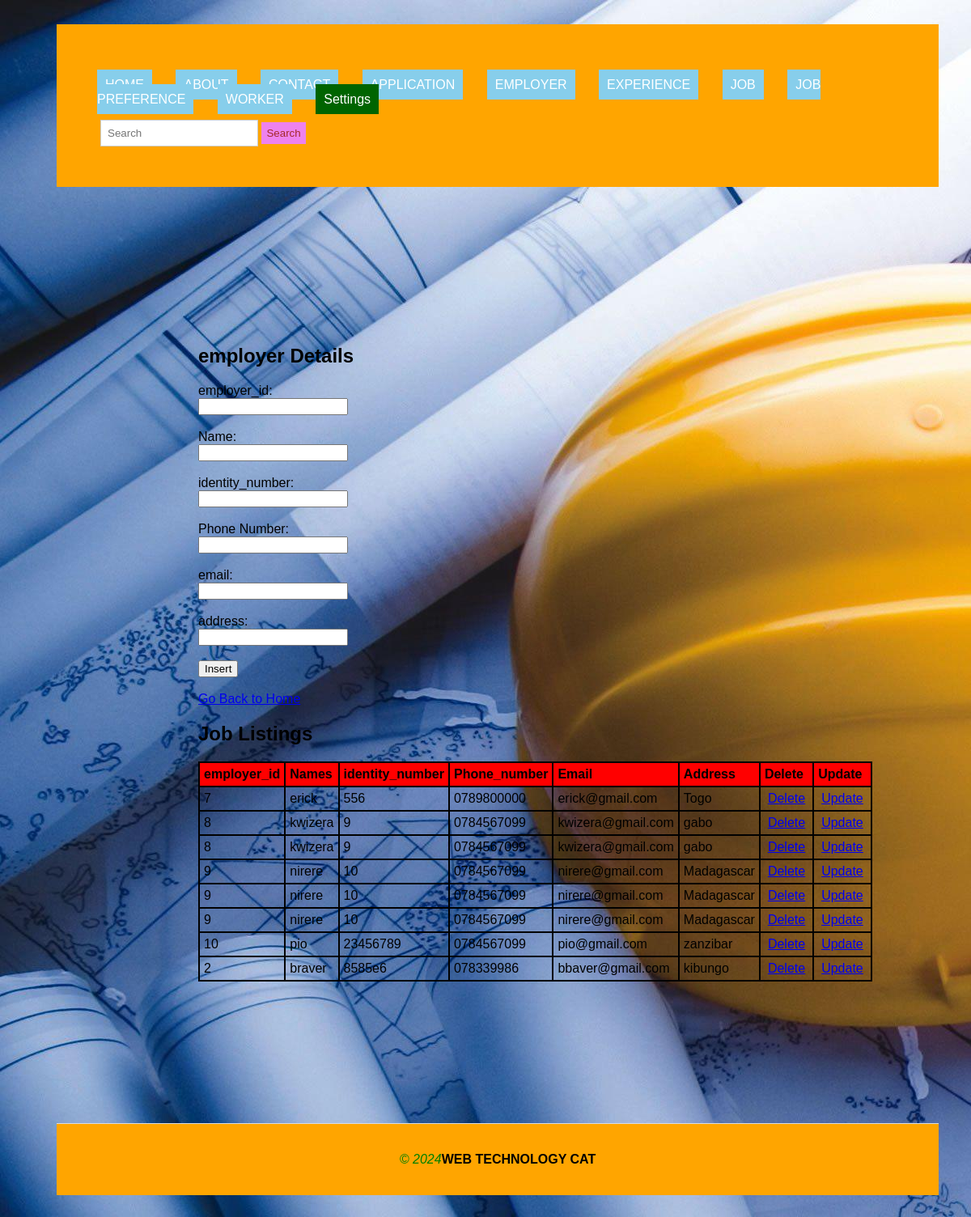
Screenshot of /ishimwe/employer.php with the database file from the repository.
### tables this page shows
CREATE TABLE `employer` (
  `employer_id` int(11) NOT NULL,
  `Names` varchar(255) DEFAULT NULL,
  `identity_number` varchar(255) DEFAULT NULL,
  `phone_number` varchar(255) DEFAULT NULL,
  `email` varchar(255) DEFAULT NULL,
  `address` varchar(255) DEFAULT NULL
);

### ishimwe/employer.php (the view, shortened to what this page needs)
<!DOCTYPE html>
<html lang="en">
<head>
  <link rel="stylesheet" type="text/css" href="style.css" title="style 1" media="screen, tv, projection, handheld, print"/>
</head>
<header>
<body style="background-image: url('./image/hp.jpg');">
<body style="background-image: url('.pic.jpeg');">
  <ul style="list-style-type: none; padding: 0;">
    <li style="display: inline; margin-right: 10px;"><a href="./home.html" style="padding: 10px; color: white; background-color: skyblue; text-decoration: none; margin-right: 15px;">HOME</a></li>
    <li style="display: inline; margin-right: 10px;"><a href="./about.html" style="padding: 10px; color: white; background-color: skyblue; text-decoration: none; margin-right: 15px;">ABOUT</a></li>
    <li style="display: inline; margin-right: 10px;"><a href="./contact.html" style="padding: 10px; color: white; background-color: skyblue; text-decoration: none; margin-right: 15px;">CONTACT</a></li>
    <li style="display: inline; margin-right: 10px;"><a href="./application.php" style="padding: 10px; color: white; background-color: skyblue; text-decoration: none; margin-right: 15px;">APPLICATION</a></li>
    <li style="display: inline; margin-right: 10px;"><a href="./employer.php" style="padding: 10px; color: white; background-color: skyblue; text-decoration: none; margin-right: 15px;">EMPLOYER</a></li>
    <li style="display: inline; margin-right: 10px;"><a href="./experience.php" style="padding: 10px; color: white; background-color: skyblue; text-decoration: none; margin-right: 15px;">EXPERIENCE</a></li>
    <li style="display: inline; margin-right: 10px;"><a href="./job.php" style="padding: 10px; color: white; background-color: skyblue; text-decoration: none; margin-right: 15px;">JOB</a></li>
    <li style="display: inline; margin-right: 10px;"><a href="./jobpreference.php" style="padding: 10px; color: white; background-color: skyblue; text-decoration: none; margin-right: 15px;">JOB PREFERENCE</a></li>
    <li style="display: inline; margin-right: 10px;"><a href="./worker.php" style="padding: 10px; color: white; background-color: skyblue; text-decoration: none; margin-right: 15px;">WORKER</a></li>
    <li class="dropdown" style="display: inline; margin-right: 10px;">
      <a href="#" style="padding: 10px; color: white; background-color: darkgreen; text-decoration: none; margin-right: 15px;">Settings</a>
    </li>
  </ul>
  <form class="d-flex" role="search" action="search.php">
    <input class="form-control me-2" type="search" placeholder="Search" aria-label="Search" name="query">
    <button class="btn btn-outline-success" type="submit">Search</button>
  </form>
</header>
<section>
<body>
    <h1>employer Details</h1>
  <form method="post" onsubmit="return confirmInsert();">
        <label for="employer_id">employer_id:</label><br>
        <input type="text" id="employer_id" name="employer_id"><br><br>
        <label for="Names">Name:</label><br>
        <input type="text" id="name" name="Names"><br><br>
        <label for="identity_number">identity_number:</label><br>
        <input type="identity_number" id="identity_number" name="identity_number"><br><br>
        <label for="Phone_number">Phone Number:</label><br>
        <input type="text" id="Phone_number" name="phone_number"><br><br>
        <label for="email">email:</label><br>
        <input type="text" id="email" name="email"><br><br>
        <label for="address">address:</label><br>
        <input type="text" id="address" name="address"><br><br>
        <input type="submit" name="insert" value="Insert"><br><br>
        <a href="./home.html">Go Back to Home</a>
    </form>
<?php
$host = "localhost";
    $user = "murara";
    $pass = "222005870";
    $database = "workers_for_constructions";
$connection = new mysqli($host, $user, $pass, $database);
?>
 <h2>Job Listings</h2>
    <table>
        <tr>
            <th>employer_id</th>
            <th>Names</th>
            <th>identity_number</th>
            <th>Phone_number</th>
            <th>Email</th>
            <th>Address</th>
            <th>Delete</th>
            <th>Update</th>
        </tr>
        <?php
        $sql = "SELECT * FROM employer";
        $result = $connection->query($sql);
        if ($result->num_rows > 0) {
            while ($row = $result->fetch_assoc()) {
                echo "<tr>
                    <td>" . $row["employer_id"] . "</td>
                    <td>" . $row["Names"] . "</td>
                    <td>" . $row["identity_number"] . "</td>
                    <td>" . $row["phone_number"] . "</td>
                    <td>" . $row["email"] . "</td>
                    <td>" . $row["address"] . "</td>
                    <td><a style='padding:4px' href='delete_employer.php?employer_id=" . $row["employer_id"] . "'>Delete</a></td>
                    <td><a style='padding:4px' href='update_employer.php?employer_id=" . $row["employer_id"] . "'>Update</a></td>
                </tr>";
            }
        } else {
            echo "<tr><td colspan='8'>No data found</td></tr>";
        }
        ?>
    </table>
</body>
</section>
   <footer>
  <marquee><i style="color: green;">&copy; 2024</i><b>WEB TECHNOLOGY CAT</b></marquee>
  </footer>
</body>
</html>

### ishimwe/style.css (style rules this page uses)
body { font-family: Arial, sans-serif; margin: 0; padding: 0; }
.form-control { padding: 8px; margin-left: 4px; border: 1px solid #ccc; }
.btn { padding: 6px; background-color: violet; color: brown; border: none; }
.dropdown { position: relative; display: inline; margin-right: 10px; }
body { font-family: Arial,sans-serif; margin:0; padding:0; }
header { background-color:orange; padding: 20px; }
footer { text-align: center; padding: 15px; background-color:orange; }
.dropdown { position: right; display:right; direction:rtl; }
section { padding:28px; border-bottom: 1px solid #ddd; }

### ishimwe/employer.php (style rules this page uses)
table { width: 50%; border-collapse: collapse; }
th, td { border: 2px solid black; padding: 5px; text-align: left; }
th { background-color: red; }
body { background-color: lightskyblue; margin: 30px 40px 50px 70px; }
.dropdown { position: relative; display: inline; margin-right: 10px; }
header { background-color:orange; padding: 50px; }
section { padding:175px; border-bottom: 1px solid #ddd; }

### rows the page displays
employer: employer "7", Names "erick", identity_number "556", phone_number "0789800000", email "erick@gmail.com", address "Togo"
employer: employer "8", Names "kwizera", identity_number "9", phone_number "0784567099", email "kwizera@gmail.com", address "gabo"
employer: employer "8", Names "kwizera", identity_number "9", phone_number "0784567099", email "kwizera@gmail.com", address "gabo"
employer: employer "9", Names "nirere", identity_number "10", phone_number "0784567099", email "nirere@gmail.com", address "Madagascar"
employer: employer "9", Names "nirere", identity_number "10", phone_number "0784567099", email "nirere@gmail.com", address "Madagascar"
employer: employer "9", Names "nirere", identity_number "10", phone_number "0784567099", email "nirere@gmail.com", address "Madagascar"
employer: employer "10", Names "pio", identity_number "23456789", phone_number "0784567099", email "pio@gmail.com", address "zanzibar"
employer: employer "2", Names "braver", identity_number "8585e6", phone_number "078339986", email "bbaver@gmail.com", address "kibungo"
